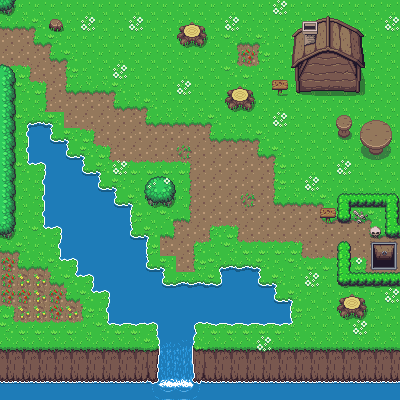

This is a level from a 2D game, rendered from its Tiled map with the project's own tilesets. A one-line summary and the map file follow, with tile-layer data summarised:
An orthogonal 25x25 tile map with 16x16 px tiles, 3 tile layers (ground3, Colission3, overground3) and 37 objects.

<map version="1.4" tiledversion="1.4.2" orientation="orthogonal" renderorder="left-down" width="25" height="25" tilewidth="16" tileheight="16" infinite="0" nextlayerid="5" nextobjectid="47">
 <editorsettings>
  <export target="../../../../../Users/chpruewer/Desktop/Meine Datein/Zeldalike/Overworld3.tmx" format="tmx" />
 </editorsettings>
 <tileset firstgid="1" source="Overworld.tsx" />
 <layer id="1" name="ground3" width="25" height="25">
  <data>[625 cells, 625 non-empty, 16 distinct tile ids]</data>
 </layer>
 <layer id="2" name="Colission3" width="25" height="25">
  <data>[625 cells, 359 non-empty, 94 distinct tile ids]</data>
 </layer>
 <objectgroup id="4" name="colissions3">
  <object id="1" x="295.762" y="34.0009" width="65.673" height="59.6181" />
  <object id="2" x="328.831" y="17.6991">
   <polygon points="0,0 0,16.3018 -34.0009,16.3018" />
  </object>
  <object id="3" x="328.831" y="17.6991">
   <polygon points="0,0 0,15.8361 32.6036,16.3018" />
  </object>
  <object id="5" x="361.435" y="118.77" width="30.7406" height="28.8775">
   <ellipse />
  </object>
  <object id="6" x="369.818" y="143.922" width="13.973" height="11.1784">
   <ellipse />
  </object>
  <object id="7" x="336.749" y="113.647" width="14.9045" height="16.3018">
   <ellipse />
  </object>
  <object id="9" x="336.749" y="129.949" width="13.0415" height="6.98649">
   <ellipse />
  </object>
  <object id="10" x="370.75" y="226.362" width="9.31532" height="10.2469">
   <ellipse />
  </object>
  <object id="11" x="353.517" y="209.129" width="13.973" height="14.4388">
   <ellipse />
  </object>
  <object id="12" x="338.146" y="292.501" width="27.0144" height="27.4802">
   <ellipse />
  </object>
  <object id="14" x="144.853" y="175.594" width="30.2748" height="30.7406">
   <ellipse />
  </object>
  <object id="15" x="226.828" y="86.1667" width="27.0144" height="25.1514">
   <ellipse />
  </object>
  <object id="16" x="178.388" y="22.3568" width="27.4802" height="24.2198">
   <ellipse />
  </object>
  <object id="17" x="49.837" y="19.0964" width="12.5757" height="12.5757">
   <ellipse />
  </object>
  <object id="18" x="0.465766" y="-0.465766" width="13.973" height="11.1784" />
  <object id="19" x="-0.465766" y="64.2757" width="15.3703" height="171.868" />
  <object id="20" x="271.542" y="80.1118" width="16.3018" height="10.7126" />
  <object id="21" x="320.447" y="207.266" width="13.973" height="10.7126" />
  <object id="22" x="27.946" y="122.962" width="22.8225" height="40.5217" />
  <object id="24" x="43.782" y="140.196" width="21.891" height="87.0983" />
  <object id="25" x="61.0154" y="156.032" width="20.9595" height="101.071" />
  <object id="26" x="78.2487" y="172.799" width="20.4937" height="100.605" />
  <object id="27" x="94.0848" y="188.635" width="20.4937" height="100.605" />
  <object id="31" x="109.921" y="204.006" width="20.4937" height="119.702" />
  <object id="32" x="126.223" y="235.678" width="20.4937" height="88.9613" />
  <object id="33" x="144.388" y="269.679" width="17.6991" height="53.0973" />
  <object id="34" x="218.91" y="267.35" width="39.5901" height="18.1649" />
  <object id="35" x="161.155" y="284.583" width="113.647" height="18.1649" />
  <object id="36" x="162.552" y="299.488" width="128.551" height="22.8225" />
  <object id="37" x="156.032" y="322.776" width="38.1928" height="25.1514" />
  <object id="39" x="-1.86306" y="348.859" width="402.422" height="51.7" />
  <object id="40" x="338.146" y="192.827" width="12.5757" height="28.4117" />
  <object id="41" x="339.078" y="192.827" width="59.1523" height="13.5072" />
  <object id="42" x="385.654" y="202.143" width="13.973" height="34.0009" />
  <object id="43" x="338.146" y="241.267" width="12.1099" height="44.2478" />
  <object id="45" x="350.256" y="271.542" width="49.3712" height="15.8361" />
  <object id="46" x="303.214" y="20.9595" width="13.0415" height="9.78109" />
 </objectgroup>
 <layer id="3" name="overground3" width="25" height="25">
  <data>[625 cells, 23 non-empty, 8 distinct tile ids]</data>
 </layer>
</map>
